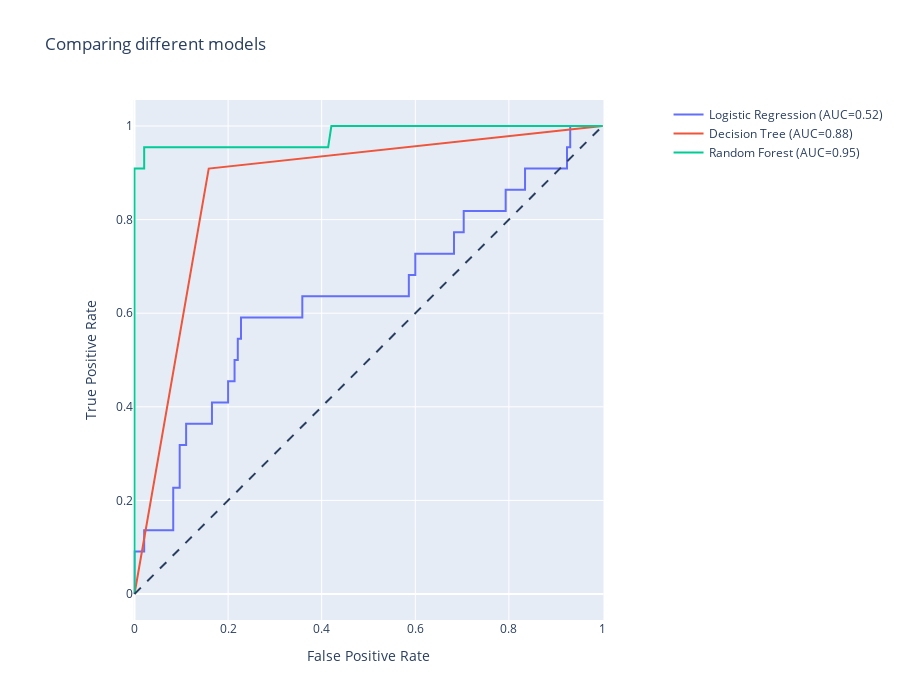

Write notebook code for a chart like this one.
### Code cell
fig = go.Figure()
fig.add_shape(
    type='line', line=dict(dash='dash'),
    x0=0, x1=1, y0=0, y1=1
)

for name, clf in clfs.items(): 
    clf.fit(X_train_rnd, y_train_rnd)
    y_pred= clf.predict(X_test) 
    fpr, tpr, thresholds = metrics.roc_curve(y_test, clf.predict_proba(X_test)[:,1])
    auc = metrics.roc_auc_score(y_test, clf.predict(X_test))

    name = f"{name} (AUC={auc:.2f})"
    fig.add_trace(go.Scatter(x=fpr, y=tpr, name=name, mode='lines'))

fig.update_layout(
    xaxis_title='False Positive Rate',
    yaxis_title='True Positive Rate',
    yaxis=dict(scaleanchor="x", scaleratio=1),
    xaxis=dict(constrain='domain'),
    width=900, height=700
)
fig.update_layout(title_text="Comparing different models")
fig.show()

### Figure 1 — Plotly figure (JSON) as saved in the notebook; plotly's stock layout.template omitted (floating-point values rounded to 4 significant figures)
{"data": [{"mode": "lines", "name": "Logistic Regression (AUC=0.52)", "type": "scatter", "x": [0, 0, 0, 0.02069, 0.02069, 0.08276, 0.08276, 0.09655, 0.09655, 0.1103, 0.1103, 0.1655, 0.1655, 0.2, 0.2, 0.2138, 0.2138, 0.2207, 0.2207, 0.2276, 0.2276, 0.3586, 0.3586, 0.5862, 0.5862, 0.6, 0.6, 0.6828, 0.6828, 0.7034, 0.7034, 0.7931, 0.7931, 0.8345, 0.8345, 0.9241, 0.9241, 0.931, 0.931, 1], "y": [0, 0.04545, 0.09091, 0.09091, 0.1364, 0.1364, 0.2273, 0.2273, 0.3182, 0.3182, 0.3636, 0.3636, 0.4091, 0.4091, 0.4545, 0.4545, 0.5, 0.5, 0.5455, 0.5455, 0.5909, 0.5909, 0.6364, 0.6364, 0.6818, 0.6818, 0.7273, 0.7273, 0.7727, 0.7727, 0.8182, 0.8182, 0.8636, 0.8636, 0.9091, 0.9091, 0.9545, 0.9545, 1, 1]}, {"mode": "lines", "name": "Decision Tree (AUC=0.88)", "type": "scatter", "x": [0, 0.1586, 1], "y": [0, 0.9091, 1]}, {"mode": "lines", "name": "Random Forest (AUC=0.95)", "type": "scatter", "x": [0, 0, 0, 0, 0, 0, 0, 0.02069, 0.02069, 0.06207, 0.07586, 0.1172, 0.1586, 0.1655, 0.1862, 0.1931, 0.2138, 0.2414, 0.2552, 0.2621, 0.2759, 0.2828, 0.3448, 0.3517, 0.3655, 0.3724, 0.4138, 0.4207, 0.4345, 0.4552, 0.469, 0.4897, 0.4966, 0.5241, 0.5517, 0.5724, 0.6276, 0.6621, 0.6759, 0.7862, 0.8759, 1], "y": [0, 0.04545, 0.1364, 0.2273, 0.3182, 0.4091, 0.9091, 0.9091, 0.9545, 0.9545, 0.9545, 0.9545, 0.9545, 0.9545, 0.9545, 0.9545, 0.9545, 0.9545, 0.9545, 0.9545, 0.9545, 0.9545, 0.9545, 0.9545, 0.9545, 0.9545, 0.9545, 1, 1, 1, 1, 1, 1, 1, 1, 1, 1, 1, 1, 1, 1, 1]}], "layout": {"height": 700, "shapes": [{"line": {"dash": "dash"}, "type": "line", "x0": 0, "x1": 1, "y0": 0, "y1": 1}], "title": {"text": "Comparing different models"}, "width": 900, "xaxis": {"constrain": "domain", "title": {"text": "False Positive Rate"}}, "yaxis": {"scaleanchor": "x", "scaleratio": 1, "title": {"text": "True Positive Rate"}}}}
